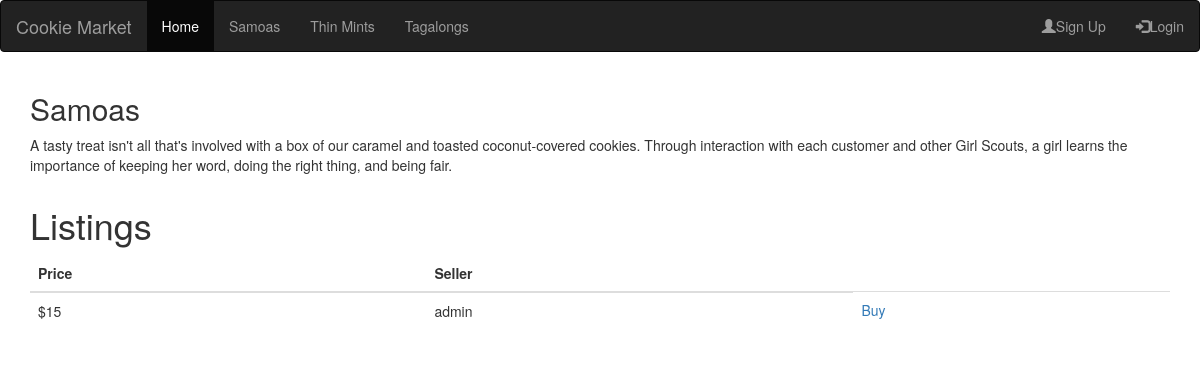
The page /samoas/ on the database as committed earlier.
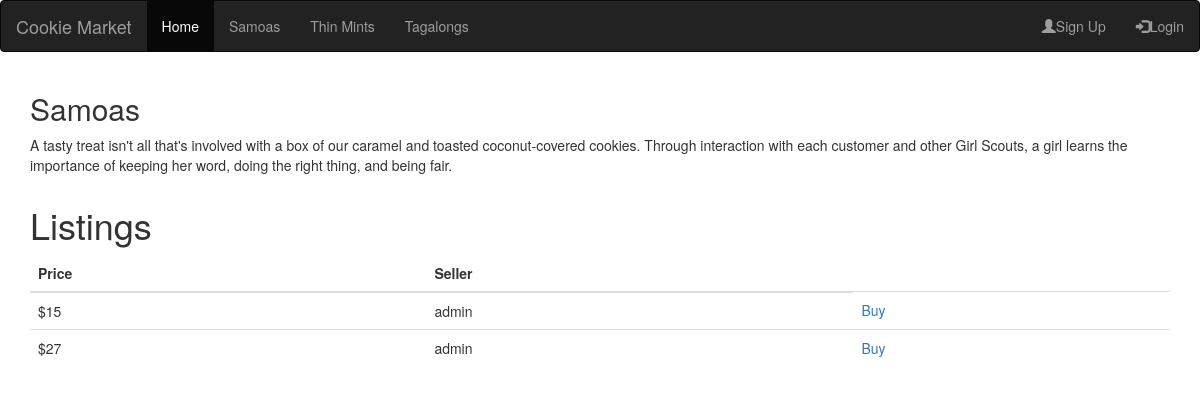
The same page on the database as committed later.
### homepage/models.py (models this page shows, shortened)
class Cookie(models.Model):
    cookie_id =  models.AutoField(primary_key=True)
    cookie_type = models.IntegerField(choices=COOKIE_CHOICES, default=1)
    user = models.ForeignKey(User, on_delete=models.CASCADE)
    price = models.IntegerField()

### homepage/views.py (the view)
# urls.py: path('samoas/', samoas, name='samoas'),
def samoas(request):
    listings = Cookie.objects.filter(cookie_type=1)
    context = {'listings': listings}
    return render(request, 'samoas.html', context)

### homepage/templates/samoas.html
{% extends "base.html" %}
{% block content %}
<div class="container">
	<h2>Samoas</h2>
	<p>A tasty treat isn't all that's involved with a box of our caramel and toasted coconut-covered cookies. Through interaction with each customer and other Girl Scouts, a girl learns the importance of keeping her word, doing the right thing, and being fair.</p>
</div>
<div class="container">
	<h1>Listings</h1>
	<table class="table">
		<thead>
			<tr>
				<th>Price</th>
				<th>Seller</th>
			</tr>
		</thead>
		<tbody>
			{% for cookie in listings %}
			<tr>
				<td>${{ cookie.price }}</td>
				<td>{{ cookie.user }}</td>
				<td><a href="{% url 'buy' %}">Buy</a></td>
			</tr>
			{% endfor %}
		</tbody>
	</table>
</div>
{% endblock %}

### homepage/templates/base.html (shortened to what this page needs)
<!DOCTYPE html>
<html lang="en">
	<head>
		<link rel="stylesheet" href="https://maxcdn.bootstrapcdn.com/bootstrap/3.4.0/css/bootstrap.min.css">
	</head>
	<body>
		<nav class="navbar navbar-inverse">
			<div class="container-fluid">
				<div class="navbar-header">
					<a class="navbar-brand" href="{% url 'index' %}">Cookie Market</a>
				</div>
				<ul class="nav navbar-nav">
					<li class="active"><a href="{% url 'index' %}">Home</a></li>
					<li><a href="{% url 'samoas' %}">Samoas</a></li>
					<li><a href="{% url 'thin_mints' %}">Thin Mints</a></li>
					<li><a href="{% url 'tagalongs' %}">Tagalongs</a></li>
				</ul>
				<ul class="nav navbar-nav navbar-right">
					{% block account %}
					{% if user.is_authenticated %}
						<li><a href="{% url 'sell' %}">Sell</a></li>
						<li><a href="{% url 'logout' %}"><span class="glyphicon glyphicon-user"></span>Log Out</a></li>
					{% else %}
						<li><a href="{% url 'sign_up' %}"><span class="glyphicon glyphicon-user"></span>Sign Up</a></li>
						<li><a href="{% url 'login' %}"><span class="glyphicon glyphicon-log-in"></span>Login</a></li>
					{% endif %}
					{% endblock %}
				</ul>
			</div>
		</nav>
		{% block content %}
		{% endblock %}
	</body>
</html>

Rows that differ between the two databases and show on the page:
added Cookie: price "27", user "admin"
